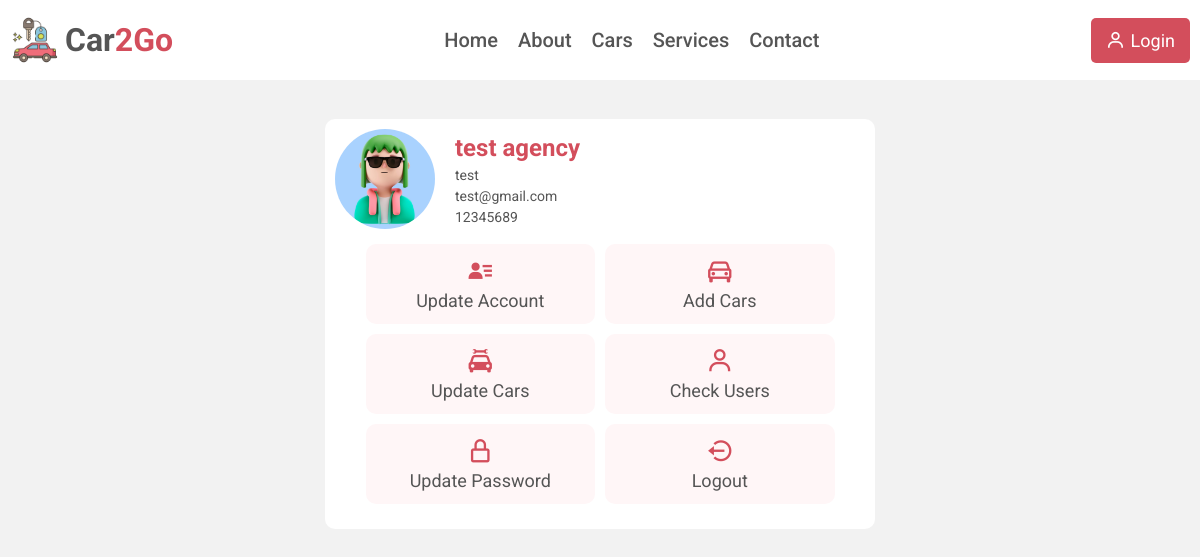
The app's page /emp_dashboard.php?emp_id=1 with its own data.
### tables this page shows
CREATE TABLE `emp` (
  `emp_id` int(100) NOT NULL,
  `emp_name` varchar(2000) NOT NULL,
  `emp_email` varchar(2000) NOT NULL,
  `emp_agency` varchar(2000) NOT NULL,
  `emp_pass` varchar(2000) NOT NULL,
  `emp_phone` varchar(100) NOT NULL
);

### emp_dashboard.php (the view, shortened to what this page needs)
<?php
        include "./includes/header.php";
    ?>
    <div class="magindiv" style="height: 90px;"></div>
    <div class="userDetailsDiv">
        <div class="detailsDiv">
            <img src="./assets/images/photo4.jpg" alt="user">
            <?php
                if(isset($_GET['emp_id'])){
                    $emp_id=$_GET['emp_id'];
                    $sql="select * from emp where emp_id='".$emp_id."' limit 1";
                    $query=mysqli_query($conn,$sql);
                    if(mysqli_num_rows($query)==1){
                        $row=mysqli_fetch_array($query);
                        $emp_name=$row['emp_name'];
                        $emp_agency=$row['emp_agency'];
                        $emp_email=$row['emp_email'];
                        $emp_phone=$row['emp_phone'];
                        echo"
                        <div class='details'>
                            <h2>$emp_agency</h2>
                            <p>$emp_name</p>
                            <p>$emp_email</p>
                            <p>$emp_phone</p>
                        </div>
                        </div>
                        <div class='cardDiv'>
                            <a href='./emp_update.php?emp_id=$emp_id' class='card'>
                                <i class='bx bxs-user-detail'></i>
                                <p>Update Account</p>
                            </a>
                            <a href='./addcars.php?emp_id=$emp_id' class='card'>
                                <i class='bx bx-car' ></i>
                                <p>Add Cars</p>
                            </a>
                            <a href='./allcars.php?emp_id=$emp_id' class='card'>
                                <i class='bx bxs-car-mechanic' ></i>
                                <p>Update Cars</p>
                            </a>
                            <a href='./allusers.php?emp_id=$emp_id' class='card'>
                                <i class='bx bx-user' ></i>
                                <p>Check Users</p>
                            </a>
                            <a href='./emp_pass.php?emp_id=$emp_id' class='card'>
                                <i class='bx bx-lock-alt' ></i>
                                <p>Update Password</p>
                            </a>
                            <a class='card' onclick='logout()'>
                                <i class='bx bx-log-out-circle' ></i>
                                <p>Logout</p>
                            </a>
                        </div>
                        ";
                    }
                }
            ?>
    </div>
    <?php
        include "./includes/script.php";
    ?>

### styles/style.css (style rules this page uses)
* { padding: 0; margin: 0; text-decoration: none; list-style: none; font-family: 'Roboto', sans-serif; box-sizing: border-box; }
body { background: #f2f2f2; }
html { scroll-behavior: smooth; }
.userDetailsDiv { max-width: 550px; padding: 10px; border-radius: 10px; margin: 10px auto; background: #fff; }
.userDetailsDiv .detailsDiv { width: 100%; display: flex; align-items: center; }
.userDetailsDiv .detailsDiv img { width: 100px; height: 100px; border-radius: 50%; }
.userDetailsDiv .detailsDiv .details { padding-left: 20px; max-width: 300px; }
.userDetailsDiv .detailsDiv .details h2 { color: #D34e5c; }
.userDetailsDiv .detailsDiv .details p { font-size: 14px; max-width: 100%; color: #555; margin-top: 5px; overflow: hidden; }
.userDetailsDiv .cardDiv { width: 100%; display: flex; align-items: center; justify-content: center; flex-wrap: wrap; padding: 10px; }
.userDetailsDiv .cardDiv .card { width: 45%; height: 80px; display: flex; align-items: center; justify-content: center; flex-direction: column; text-align: center; background: #fff6f7; margin: 5px; border-radius: 10px; }
.userDetailsDiv .cardDiv .card i { font-size: 28px; color: #D34e5c; }
.userDetailsDiv .cardDiv .card p { font-size: 18px; color: #555; margin-top: 5px; }

### records on screen
emp: emp_agency "test agency", emp_name "test", emp_email "test@gmail.com", emp_phone "12345689"
